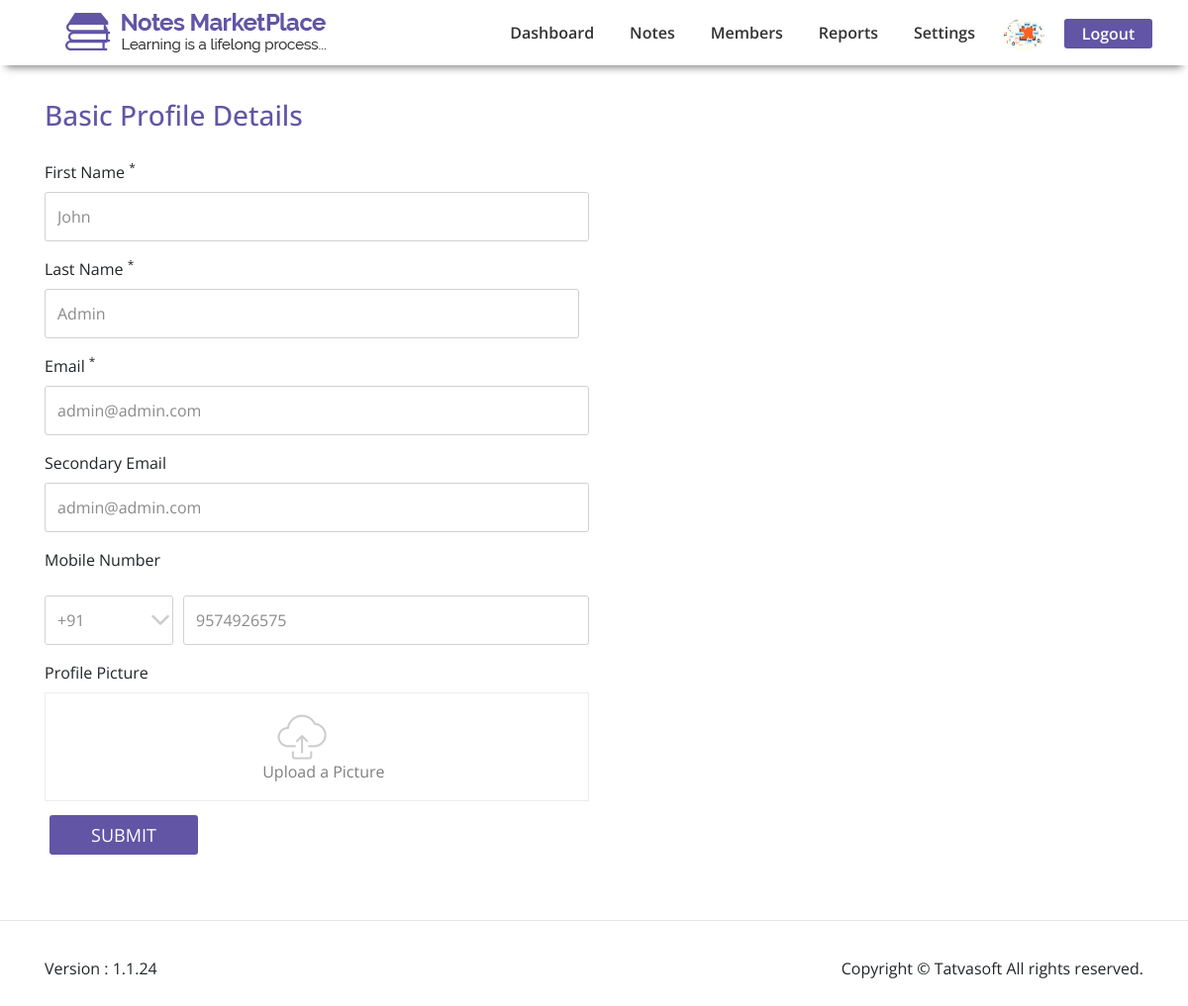
The page /Admin/profile.php (signed in) on the database its author committed.
### tables this page shows
CREATE TABLE `user_profile` (
  `id` int(11) NOT NULL,
  `user_id` int(11) NOT NULL,
  `DOB` datetime DEFAULT NULL,
  `Gender` int(11) DEFAULT NULL,
  `SecondaryEmailAddress` varchar(100) NOT NULL,
  `CountryCode` varchar(5) NOT NULL,
  `Phone_number` varchar(20) NOT NULL,
  `Profile_picture` varchar(500) DEFAULT NULL,
  `Addressline_1` varchar(100) NOT NULL,
  `Addressline_2` varchar(100) NOT NULL,
  `City` varchar(50) NOT NULL,
  `State` varchar(50) NOT NULL,
  `Zipcode` varchar(50) NOT NULL,
  `Country` varchar(50) NOT NULL,
  `University` varchar(100) DEFAULT NULL,
  `College` varchar(100) DEFAULT NULL,
  `CreatedDate` datetime DEFAULT NULL,
  `CreatedBy` int(11) DEFAULT NULL,
  `ModifiedDate` datetime DEFAULT NULL,
  `ModifiedBy` int(11) DEFAULT NULL,
  `IsActive` bit(2) NOT NULL DEFAULT b'1'
);

CREATE TABLE `users` (
  `id` int(11) NOT NULL,
  `role_id` int(11) NOT NULL,
  `FirstName` varchar(50) NOT NULL,
  `LastName` varchar(50) NOT NULL,
  `Email_id` varchar(100) NOT NULL,
  `Password` varchar(125) NOT NULL,
  `IsEmailVerified` bit(1) DEFAULT NULL,
  `CreatedDate` datetime DEFAULT current_timestamp(),
  `CreatedBy` int(11) DEFAULT 0,
  `ModifiedDate` datetime DEFAULT NULL,
  `ModifiedBy` int(11) DEFAULT NULL,
  `IsActive` bit(2) NOT NULL DEFAULT b'1'
);

CREATE TABLE `countries` (
  `id` int(11) NOT NULL,
  `Name` varchar(100) NOT NULL,
  `Country_code` varchar(100) NOT NULL,
  `CreatedDate` datetime DEFAULT NULL,
  `CreatedBy` int(11) DEFAULT NULL,
  `ModifiedDate` datetime DEFAULT NULL,
  `ModifiedBy` int(11) DEFAULT NULL,
  `IsActive` bit(2) NOT NULL DEFAULT b'1'
);

### Admin/profile.php (the view, shortened to what this page needs)
<?php
include '../includes/functions.php';
$userId = $_SESSION['userIdentifier'];
$sql = mysqli_query($conn,"select * from `users` where `id` = '$userId'");
if(mysqli_num_rows($sql)>0){
	while($row=mysqli_fetch_array($sql)){
     $firstName = $row['FirstName'];
	 $lastName = $row['LastName'];
	 $email = $row['Email_id'];
	}
}
$sql1 = mysqli_query($conn,"select * from `user_profile` where `user_id` = '$userId'");
if(mysqli_num_rows($sql1)>0){
	while($row1=mysqli_fetch_array($sql1)){
		$secondaryEmail = $row1['SecondaryEmailAddress'];
		$mob = $row1['Phone_number'];
		$countryCode = $row1['CountryCode'];
        $coun =$row1['CountryCode'];
	}
    $selectCountryCode = mysqli_query($conn,"select * from `countries` where `id` = '$coun' ");
	while($row4 = mysqli_fetch_array($selectCountryCode)){
		$code = $row4['Country_code'];
	}
}
else{
    $secondaryEmail="";
	$mob = "";
	$code = "+91";
}
?>
<?php include 'header.php'; ?>
<body class="add-notes">
<div class="container">
		<div class="heading-first">
			<h3>Basic Profile Details</h3>
		</div>
	</div>
	<div class="container">
		<form method="POST" action="" enctype="multipart/form-data">
			<div class="form-row">
				<div class="form-group col-md-6 col-sm-6">
					<label for="inputEmail4">First Name <sup>*</sup></label>
					<input type="text" class="form-control" id="inputEmail4" placeholder="Enter your first name" value="<?php echo $firstName; ?>">
				</div>
			</div>
			<div class="row">
				<div class="form-group col-md-6 col-sm-6">
					<label for="inputEmail4">Last Name <sup>*</sup></label>
					<input type="text" class="form-control" id="inputEmail4" placeholder="Enter your last name" value="<?php echo $lastName; ?>">
				</div>
			</div>
			<div class="form-row">
				<div class="form-group col-md-6 col-sm-6">
					<label for="inputEmail4">Email <sup>*</sup></label>
					<input type="email" class="form-control" id="inputEmail4" placeholder="Enter your email address" value="<?php echo $email; ?>">
				</div>
			</div>
			<div class="form-row">
				<div class="form-group col-md-6 col-sm-6">
					<label for="inputEmail4">Secondary Email</label>
					<input type="email" class="form-control" name="secondaryemail" id="inputEmail4" placeholder="Enter your email address" value="<?php echo $secondaryEmail; ?>">
				</div>
			</div>
			<div class="form-row">
				<div class="form-group col-md-6 col-sm-6">
					<div class="row">
					<label for="inputEmail4" class="col-md-12 col-sm-12 mb-4">Mobile Number</label>
						</div>
						<div class="form-row">
						<div class="col-md-3 col-sm-3">
							<select id="inputState" class="form-control select" name="mobcode">
                            <option value="<?php echo $countryCode ?>" selected><?php echo $code; ?></option>
							</select>
						</div>
						<div class="col-md-9 col-sm-9">
							<input type="text" class="form-control" name="mob_no" placeholder="Enter your phone number" value="<?php echo $mob; ?>">
						</div>
					</div>
				</div>
			</div>
			<div class="form-row">
				<div class="form-group col-md-6">
					<label for="inputEmail4">Profile Picture</label>
					<div class="choose_file">
						<span><img src="images/User-Profile/upload.png" alt="">
							<p>Upload a Picture</p>
						</span>
					</div>
				</div>
			</div>
<br><br>
<button type="submit" class="btn submit-btn" name="submit">SUBMIT</button>
	</form>
	</div>
	<?php include 'footer.php'; ?>
	</body>
</html>

### Admin/header.php (shortened to what this page needs)
<!DOCTYPE html>
<html lang="en">
<head>
	<link rel="stylesheet" href="../css/bootstrap/bootstrap.min.css">
	<link rel="stylesheet" href="../css/font-awesome/css/font-awesome.min.css">
	<link rel="stylesheet" href="../css/font-awesome/css/font-awesome.css">
	<link rel="stylesheet" href="../css/style.css">
	<link rel="stylesheet" href="../css/responsive.css">
	</head>
<?php
include '../includes/connect.php';
	$class1 = "";
	$class2 = "";
	$class3 = "";
	$class4 = "";
	$class5 = "";
if(isset($_SESSION['userIdentifier'])){
    $user_id = $_SESSION['userIdentifier'];
  $sql = mysqli_query($conn,"select * from users where id = '$user_id'");
  while($row=mysqli_fetch_array($sql)){
      $userrole = $row['role_id'];
  }
  if($userrole == 3){
    ?>
	<nav class="navbar navbar-expand-lg">
		<a class="navbar-brand" href="#"><img src="images/Login/logo.png" alt=""></a>
		<button class="navbar-toggler ChangeToggle" type="button" data-toggle="collapse" data-target="#navbarSupportedContent" aria-controls="navbarSupportedContent" aria-expanded="false" aria-label="Toggle navigation" id="ChangeToggle">
			<span class="navbar-toggler-icon">
				<i class="fa fa-bars" style="color:#6255a5; font-size:28px;"></i>
			</span>
		</button>
		<div class="collapse navbar-collapse" id="navbarSupportedContent">
			<ul class="navbar-nav ml-auto">
				<li class="nav-item  <?php echo $class1; ?>">
					<a class="nav-link " href="dashboard.php">Dashboard</a>
				</li>
				<li class="nav-item <?php echo $class2; ?>">
					<div class="dropdown">
						<a class="nav-link " href="#" data-toggle="dropdown" id="note">Notes</a>
						<ul class="dropdown-menu" role="menu" aria-labelledby="note">
							<li role="presentation" class="dropdown-item"><a role="menuitem" tabindex="-1" href="notes-under-review.php">Notes Under Review</a></li>
							<li role="presentation" class="dropdown-item"><a role="menuitem" tabindex="-1" href="published-notes.php">Published Notes</a></li>
							<li role="presentation" class="dropdown-item"><a role="menuitem" tabindex="-1" href="downloaded-note.php">Downloaded Notes</a></li>
							<li role="presentation" class="dropdown-item"><a role="menuitem" tabindex="-1" href="rejected-notes.php">Rejected Notes</a></li>
						</ul>
					</div>
				</li>
				<li class="nav-item <?php echo $class3; ?>">
					<a class="nav-link " href="members.php">Members</a>
				</li>
				<li class="nav-item <?php echo $class4; ?>">
					<div class="dropdown">
						<a class="nav-link " href="#" data-toggle="dropdown" id="note">Reports</a>
						<ul class="dropdown-menu" role="menu" aria-labelledby="note">
							<li role="presentation" class="dropdown-item"><a role="menuitem" tabindex="-1" href="spam-reports.php">Spam Reports</a></li>
						</ul>
					</div>
				</li>
				<li class="nav-item <?php echo $class5; ?>">
					<div class="dropdown">
						<a class="nav-link " href="#" data-toggle="dropdown" id="setting">Settings</a>
						<ul class="dropdown-menu" role="menu" aria-labelledby="setting">
							<li role="presentation" class="dropdown-item"><a role="menuitem" tabindex="-1" href="manage-system-configuration.php">Manage System Configuration</a></li>
							<li role="presentation" class="dropdown-item"><a role="menuitem" tabindex="-1" href="manage-administrative.php">Manage Administrative</a></li>
							<li role="presentation" class="dropdown-item"><a role="menuitem" tabindex="-1" href="manage-category.php">Manage Category</a></li>
							<li role="presentation" class="dropdown-item"><a role="menuitem" tabindex="-1" href="manage-type.php">Manage Type</a></li>
							<li role="presentation" class="dropdown-item"><a role="menuitem" tabindex="-1" href="manage-country.php">Manage Countries</a></li>
						</ul>
					</div>
				</li>
				<li>
					<div class="dropdown">
						<a href="#" id="imageDropdown" data-toggle="dropdown">
							<img src="images/User-Profile/user-img.png">
						</a>
						<ul class="dropdown-menu" role="menu" aria-labelledby="imageDropdown">
							<li role="presentation" class="dropdown-item"><a role="menuitem" tabindex="-1" href="profile.php">Update Profile</a></li>
							<li role="presentation" class="dropdown-item"><a role="menuitem" tabindex="-1" href="../change-password.php">Change Password</a></li>
							<li role="presentation" class="dropdown-item log"><a role="menuitem" tabindex="-1" href="logout.php" class="dropdown-logout">Logout</a></li>
						</ul>
					</div>
				</li>
				<li class="nav-item">
					<a class="btn nav-btn" href="logout.php" role="button">
						<p>Logout</p>
					</a>
				</li>
			</ul>
		</div>
	</nav>
<?php
  }
else{
    ?>
  	<nav class="navbar navbar-expand-lg">
		<a class="navbar-brand" href="#"><img src="images/Login/logo.png" alt=""></a>
		<div class="collapse navbar-collapse" id="navbarSupportedContent">
			<ul class="navbar-nav ml-auto">
				<li class="nav-item <?php echo $class1; ?>">
					<a class="nav-link" href="dashboard.php">Dashboard</a>
				</li>
				<li class="nav-item <?php echo $class2; ?>">
					<div class="dropdown">
						<a class="nav-link " href="#" data-toggle="dropdown" id="note">Notes</a>
					</div>
				</li>
				<li class="nav-item  <?php echo $class3; ?>">
					<a class="nav-link" href="members.php">Members</a>
				</li>
				<li class="nav-item <?php echo $class4; ?>">
					<div class="dropdown">
						<a class="nav-link " href="#" data-toggle="dropdown" id="note">Reports</a>
					</div>
				</li>
				<li class="nav-item <?php echo $class5; ?>">
					<div class="dropdown">
						<a class="nav-link " href="#" data-toggle="dropdown" id="setting">Settings</a>
					</div>
				</li>
				<li>
					<div class="dropdown">
						<a href="#" id="imageDropdown" data-toggle="dropdown">
						<?php
								$dir="";
							$userid = $_SESSION['userIdentifier'];
							$sql =mysqli_query($conn,"select * from user_profile where user_id = '$userid'");
							while($row=mysqli_fetch_array($sql)){
								$dir = $row['Profile_picture'];
							}
								?>
								<img src="../<?php echo $dir; ?>" style="width:42px; height:32px; margin-top:4px;">
						</a>
					</div>
				</li>
				<li class="nav-item">
					<a class="btn nav-btn" href="logout.php" role="button">
						<p>Logout</p>
					</a>
				</li>
			</ul>
		</div>
	</nav>
<?php
}
}
?>

### css/style.css (style rules this page uses)
body { font-family: "Open Sans", sans-serif; margin: 0px; padding: 0px; }
.navbar-nav li { margin-right: 20px; }
.navbar-brand { padding-left: 50px; }
.dropdown img { border-radius: 50%; }
.nav-btn { background-color: #6255a5; width: 89px; height: 30px; border-radius: 3px; font-family: "Open Sans", sans-serif; color: white; position: relative; top: 4px; }
.nav-btn p { color: white; line-height: 16px }
.navbar a { font-family: "Open Sans", sans-serif; font-size: 16px; font-weight: 600; line-height: 20px; color: #333333; -webkit-text-decoration-color: #333333; text-decoration-color: #333333; margin: 0 auto; }
.navbar { -webkit-box-shadow: 0px 8px 8px -6px rgba(0, 0, 0, .5); box-shadow: 0px 8px 8px -6px rgba(0, 0, 0, .5); width: 100%; z-index: 2; position: fixed; top: 0; left: 0; width: 100%; background: white; }
.dropdown a { text-decoration: none; }
span { position: relative; bottom: 17px; padding-left: 15px; }
.submit-btn { background-color: #6255a5; width: 150px; height: 30px; border-radius: 3px; color: #fff; font-family: "Open Sans", sans-serif; font-size: 18px; line-height: 2px; border: 1px solid transparent; margin-bottom: 60px; }
.heading-first { overflow: hidden; padding-top: 100px; font-family: "Open Sans", sans-serif; font-size: 24px; font-weight: 600; line-height: 28px; color: #6255a5; padding-bottom: 20px; }
.add-notes input[type=text], input[type=email], input[type=date], .add-notes .select { font-family: "Open Sans", sans-serif; font-size: 16px; font-weight: 400; line-height: 20px; color: #8a8a8a; border: 1px solid #d1d1d1; height: 50px; border-radius: 3px; }
.add-notes .select { overflow: hidden; display: inline-block; background: url(../images/User-Profile/down-arrow.png) no-repeat right white; -webkit-appearance: none; background-position: 97%; }
.add-notes .choose_file { border-radius: 1px; border: #ebebeb solid 1px; color: #7f7f7f; background: white; height: 110px; position: relative; }
.add-notes .choose_file span { position: relative; top: 20%; left: 40%; width: 100%; }
.add-notes .choose_file span p { position: relative; top: 0; width: 40%; left: 0 }
.add-notes .submit-btn { padding: 0; margin: 0; position: relative; bottom: 50px; width: 150px; height: 40px; margin-left: 5px; }

### rows shown on the page
user_profile: Profile_picture (picture), secondaryemail "admin@admin.com", mob_no "9574926575"
users: FirstName "John", LastName "Admin", Email "admin@admin.com"
countries: mobcode "+91"
